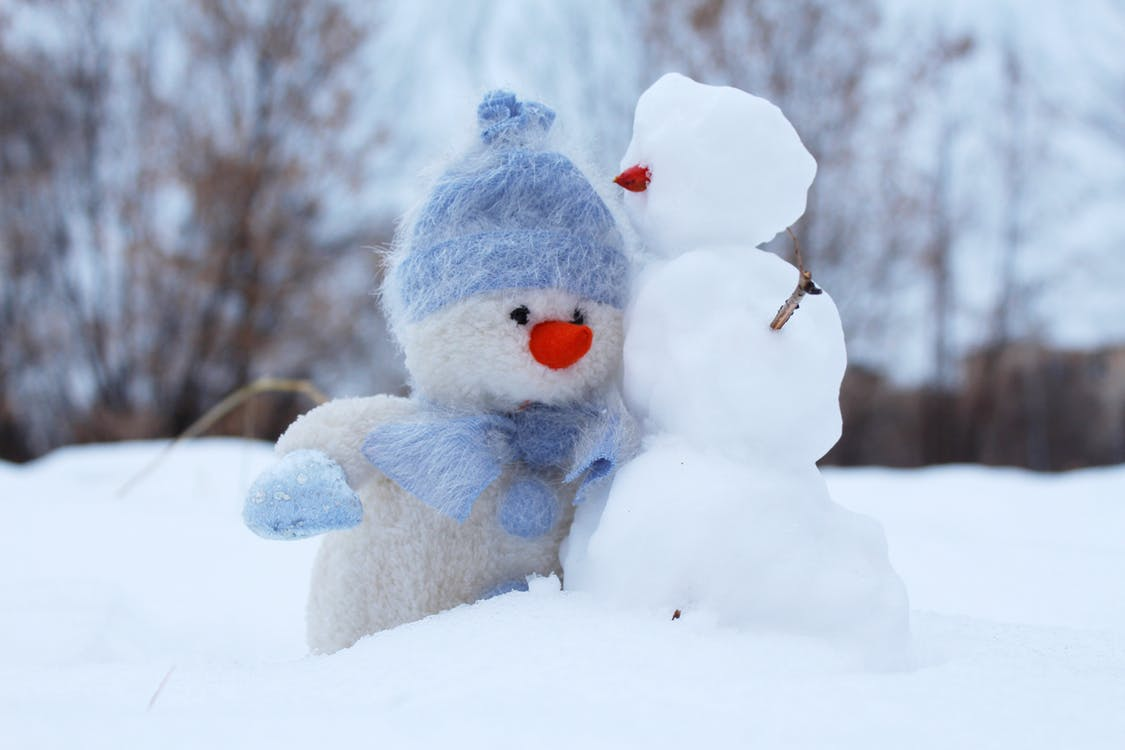
#> input picture Python/old/Pillow包/1.jpeg, 1125 x 750 px
$ python 03.py 1.jpeg
#> lines starting #> are read from the running program, lines starting #| are printed output that depends on the picture
"""
创建jpeg格式缩略图
"""

from __future__ import print_function
from PIL import Image
import sys

size = (128, 128)

for infile in sys.argv[1:]:
	outfile = infile.split('.')[0] + '.thumbnail'	# 生成一个16进制码的文件
	# outfile = infile.split('.')[0]+ 'new' + '.jpeg'	# 生成一张缩小图片

	if infile != outfile:
		try:
			im = Image.open(infile)
#> im is the input picture: PIL image 1125x750 RGB; mean R, G, B 173.8, 185.7, 204.7
			im.thumbnail(size)
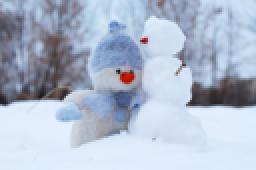
#> im: PIL image 128x85 RGB (shown 2 times larger); mean R, G, B 173.9, 185.8, 204.7
			im.save(outfile, "JPEG")

		except Exception as e:
			print('error:', e)
